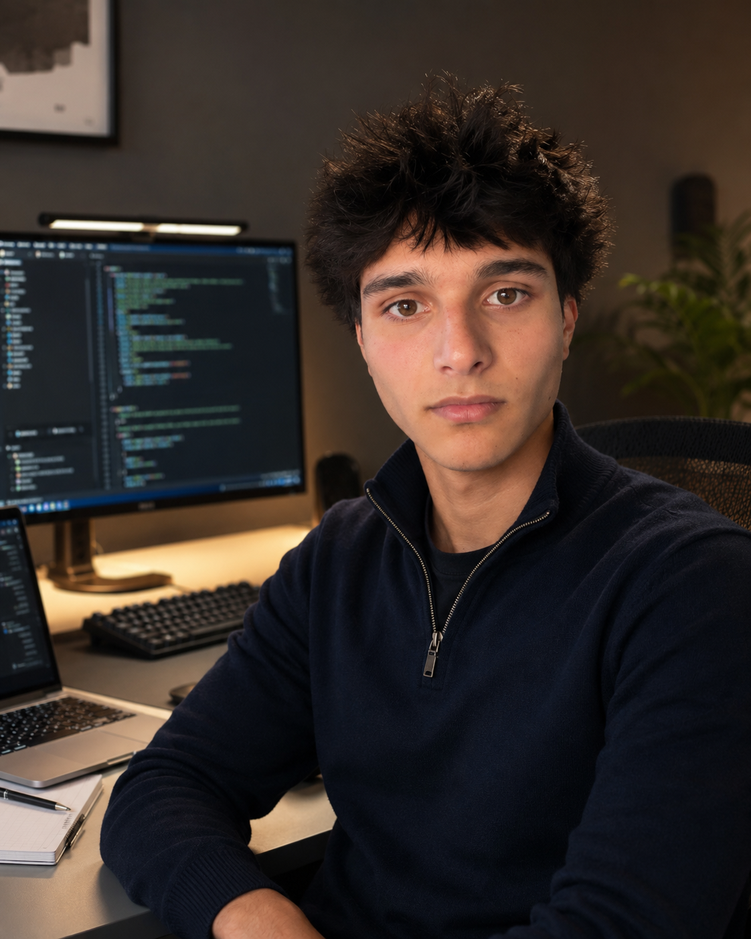
#> input picture data/source/portrait-reference.png, 751 x 939 px, shrunk from 1122 x 1402 before the run
$ python prepare_portrait.py
#> lines starting #> are read from the running program, lines starting #| are printed output that depends on the picture
"""Prepare a portrait for the profile's photo-derived ASCII renderer.

The source can be a JPG, PNG, or WebP.  PNG transparency is preserved; for
ordinary photos, a conservative border flood-fill clears a flat studio-style
background without trying to cut through hair or clothing.
"""
from __future__ import annotations

import argparse
from collections import deque
from pathlib import Path

from PIL import Image, ImageEnhance, ImageFilter, ImageOps

ROOT = Path(__file__).resolve().parents[1]
DEFAULT_SOURCE = ROOT / "data" / "source" / "portrait-reference.png"
DEFAULT_OUTPUT = ROOT / "data" / "prepared-portrait.png"


def clear_flat_border_background(image: Image.Image, tolerance: int = 34) -> Image.Image:
    """Make pixels connected to a similarly coloured border transparent.

    This deliberately only handles simple, even backgrounds.  A real photo
    with a busy background remains intact rather than receiving a bad cutout.
    """
#> called with tolerance = 34
    rgba = image.convert("RGBA")
    pixels = rgba.load()
    width, height = rgba.size
#> width = 751; height = 939
    samples = [pixels[x, y][:3] for x, y in ((0, 0), (width - 1, 0), (0, height - 1), (width - 1, height - 1))]
#> samples = [(47, 38, 32), (52, 36, 23), (133, 116, 105), (0, 1, 0)]
    reference = tuple(sum(channel) // len(samples) for channel in zip(*samples))
#> reference = (58, 47, 40)

    def close_to_background(x: int, y: int) -> bool:
        red, green, blue, alpha = pixels[x, y]
        return alpha and sum((value - base) ** 2 for value, base in zip((red, green, blue), reference)) ** 0.5 <= tolerance

    queue = deque()
    visited: set[tuple[int, int]] = set()
    for x in range(width):
        queue.extend(((x, 0), (x, height - 1)))
    for y in range(height):
        queue.extend(((0, y), (width - 1, y)))
    while queue:
        x, y = queue.popleft()
        if (x, y) in visited or not (0 <= x < width and 0 <= y < height) or not close_to_background(x, y):
            continue
        visited.add((x, y))
        red, green, blue, _ = pixels[x, y]
        pixels[x, y] = (red, green, blue, 0)
        queue.extend(((x + 1, y), (x - 1, y), (x, y + 1), (x, y - 1)))
#> this loop made 777844 passes
#> after the loop, visited = 193616 items
    return rgba


def prepare(source: Path, output: Path) -> None:
    image = Image.open(source).convert("RGBA")
    if image.getextrema()[3][0] == 255:
        image = clear_flat_border_background(image)
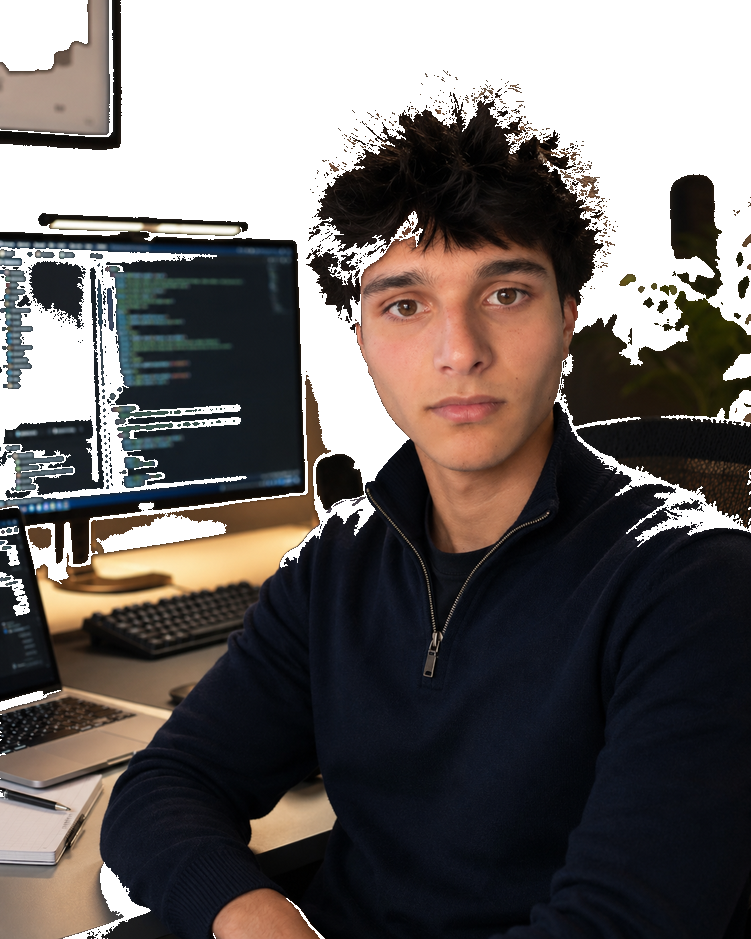
#> image: PIL image 751x939 RGBA; mean R, G, B, A 53.4, 45.2, 41, 185; transparent parts drawn white
    # A white base makes transparent/cleared regions render as empty ASCII.
    base = Image.new("RGBA", image.size, (255, 255, 255, 255))
#> base: PIL image 751x939 RGBA; every value is 255
    base.alpha_composite(image)
    gray = ImageOps.grayscale(base)
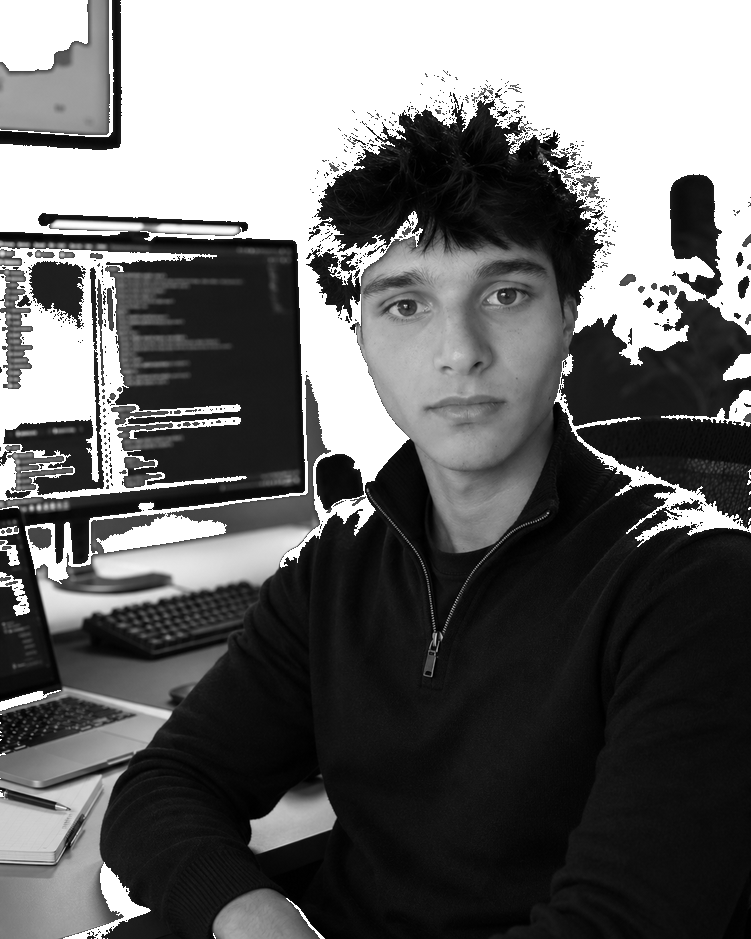
#> gray: PIL image 751x939 L; min 0, max 255, mean 104.2
    gray = ImageOps.autocontrast(gray, cutoff=1)
    gray = ImageEnhance.Contrast(gray).enhance(1.22)
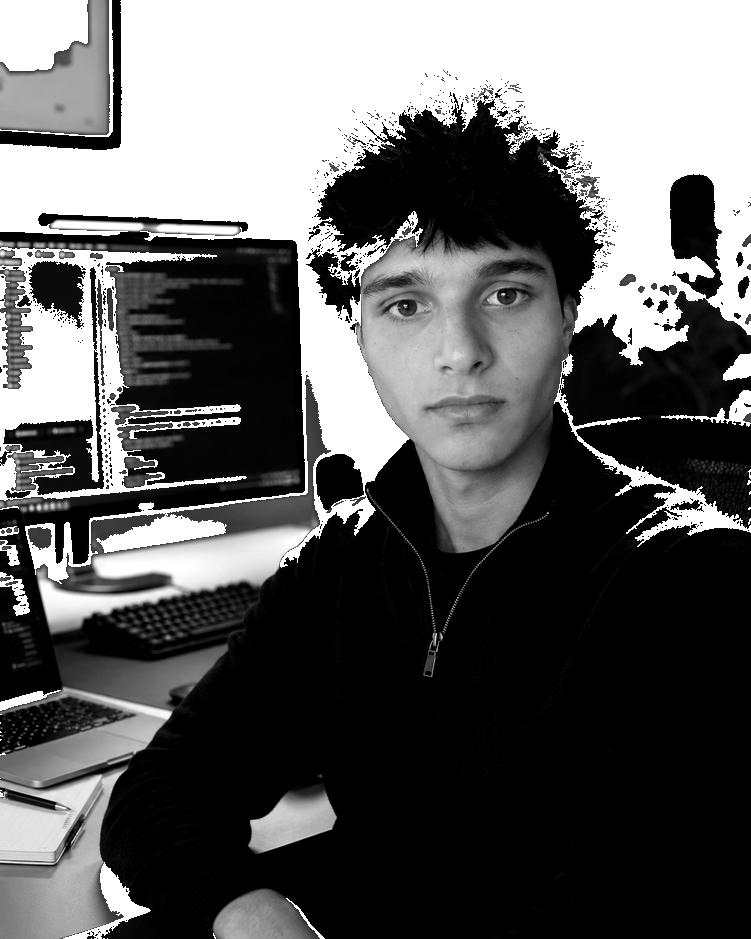
#> gray: PIL image 751x939 L; min 0, max 255, mean 96.7
    gray = gray.filter(ImageFilter.UnsharpMask(radius=1.1, percent=125, threshold=3))
    output.parent.mkdir(parents=True, exist_ok=True)
    gray.save(output)
    print(f"Prepared {output}")


if __name__ == "__main__":
    parser = argparse.ArgumentParser(description="Prepare a reference photo for ASCII conversion.")
    parser.add_argument("source", nargs="?", type=Path, default=DEFAULT_SOURCE)
    parser.add_argument("--output", type=Path, default=DEFAULT_OUTPUT)
    args = parser.parse_args()
    prepare(args.source, args.output)
